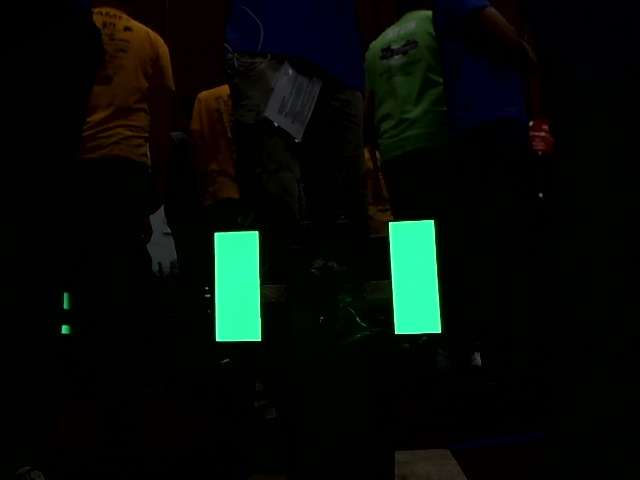
#> input picture 10th miscellaneous/TEST0.jpg, 640 x 480 px
$ python -i grip.py   (imports and definitions only)   (older library calls are emulated)
#> lines starting #> are read from the running program, lines starting #| are printed output that depends on the picture; after the words box and inside, x2 and y2 are one past the last pixel; in counts of white or black regions, pixels touching at a corner belong together
import cv2
import numpy
import math
from enum import Enum

class GripVisionPipeline:
    """
    An OpenCV pipeline generated by GRIP.
    """

    def __init__(self):
        """initializes all values to presets or None if need to be set
        """

        self.__hsv_threshold_hue = [69.51350144774912, 110.01656672001741]
        self.__hsv_threshold_saturation = [31.214689265536723, 196.22340425531914]
        self.__hsv_threshold_value = [228.10734463276836, 255.0]

        self.hsv_threshold_output = None

        self.__cv_dilate_src = self.hsv_threshold_output
        self.__cv_dilate_kernel = None
        self.__cv_dilate_anchor = (-1, -1)
        self.__cv_dilate_iterations = 1.0
        self.__cv_dilate_bordertype = cv2.BORDER_CONSTANT
        self.__cv_dilate_bordervalue = (-1)

        self.cv_dilate_output = None

        self.__find_contours_input = self.cv_dilate_output
        self.__find_contours_external_only = False

        self.find_contours_output = None

        self.__filter_contours_contours = self.find_contours_output
        self.__filter_contours_min_area = 1000.0
        self.__filter_contours_min_perimeter = 0.0
        self.__filter_contours_min_width = 20.0
        self.__filter_contours_max_width = 1000.0
        self.__filter_contours_min_height = 60.0
        self.__filter_contours_max_height = 1000.0
        self.__filter_contours_solidity = [0, 100]
        self.__filter_contours_max_vertices = 1000000.0
        self.__filter_contours_min_vertices = 0.0
        self.__filter_contours_min_ratio = 0.0
        self.__filter_contours_max_ratio = 1000.0

        self.filter_contours_output = None


    def process(self, source0):
        """
        Runs the pipeline and sets all outputs to new values.
        """
        # Step HSV_Threshold0:
        self.__hsv_threshold_input = source0
        (self.hsv_threshold_output) = self.__hsv_threshold(self.__hsv_threshold_input, self.__hsv_threshold_hue, self.__hsv_threshold_saturation, self.__hsv_threshold_value)

        # Step CV_dilate0:
        self.__cv_dilate_src = self.hsv_threshold_output
        (self.cv_dilate_output) = self.__cv_dilate(self.__cv_dilate_src, self.__cv_dilate_kernel, self.__cv_dilate_anchor, self.__cv_dilate_iterations, self.__cv_dilate_bordertype, self.__cv_dilate_bordervalue)

        # Step Find_Contours0:
        self.__find_contours_input = self.cv_dilate_output
        (self.find_contours_output) = self.__find_contours(self.__find_contours_input, self.__find_contours_external_only)

        # Step Filter_Contours0:
        self.__filter_contours_contours = self.find_contours_output
        (self.filter_contours_output) = self.__filter_contours(self.__filter_contours_contours, self.__filter_contours_min_area, self.__filter_contours_min_perimeter, self.__filter_contours_min_width, self.__filter_contours_max_width, self.__filter_contours_min_height, self.__filter_contours_max_height, self.__filter_contours_solidity, self.__filter_contours_max_vertices, self.__filter_contours_min_vertices, self.__filter_contours_min_ratio, self.__filter_contours_max_ratio)


    @staticmethod
    def __hsv_threshold(input, hue, sat, val):
        """Segment an image based on hue, saturation, and value ranges.
        Args:
            input: A BGR numpy.ndarray.
            hue: A list of two numbers the are the min and max hue.
            sat: A list of two numbers the are the min and max saturation.
            lum: A list of two numbers the are the min and max value.
        Returns:
            A black and white numpy.ndarray.
        """
        out = cv2.cvtColor(input, cv2.COLOR_BGR2HSV)
        return cv2.inRange(out, (hue[0], sat[0], val[0]),  (hue[1], sat[1], val[1]))

    @staticmethod
    def __cv_dilate(src, kernel, anchor, iterations, border_type, border_value):
        """Expands area of higher value in an image.
        Args:
           src: A numpy.ndarray.
           kernel: The kernel for dilation. A numpy.ndarray.
           iterations: the number of times to dilate.
           border_type: Opencv enum that represents a border type.
           border_value: value to be used for a constant border.
        Returns:
            A numpy.ndarray after dilation.
        """
        return cv2.dilate(src, kernel, anchor, iterations = (int) (iterations +0.5),
                            borderType = border_type, borderValue = border_value)

    @staticmethod
    def __find_contours(input, external_only):
        """Sets the values of pixels in a binary image to their distance to the nearest black pixel.
        Args:
            input: A numpy.ndarray.
            external_only: A boolean. If true only external contours are found.
        Return:
            A list of numpy.ndarray where each one represents a contour.
        """
        if(external_only):
            mode = cv2.RETR_EXTERNAL
        else:
            mode = cv2.RETR_LIST
        method = cv2.CHAIN_APPROX_SIMPLE
        im2, contours, hierarchy =cv2.findContours(input, mode=mode, method=method)
        return contours

    @staticmethod
    def __filter_contours(input_contours, min_area, min_perimeter, min_width, max_width,
                        min_height, max_height, solidity, max_vertex_count, min_vertex_count,
                        min_ratio, max_ratio):
        """Filters out contours that do not meet certain criteria.
        Args:
            input_contours: Contours as a list of numpy.ndarray.
            min_area: The minimum area of a contour that will be kept.
            min_perimeter: The minimum perimeter of a contour that will be kept.
            min_width: Minimum width of a contour.
            max_width: MaxWidth maximum width.
            min_height: Minimum height.
            max_height: Maximimum height.
            solidity: The minimum and maximum solidity of a contour.
            min_vertex_count: Minimum vertex Count of the contours.
            max_vertex_count: Maximum vertex Count.
            min_ratio: Minimum ratio of width to height.
            max_ratio: Maximum ratio of width to height.
        Returns:
            Contours as a list of numpy.ndarray.
        """
        output = []
        for contour in input_contours:
            x,y,w,h = cv2.boundingRect(contour)
            if (w < min_width or w > max_width):
                continue
            if (h < min_height or h > max_height):
                continue
            area = cv2.contourArea(contour)
            if (area < min_area):
                continue
            if (cv2.arcLength(contour, True) < min_perimeter):
                continue
            hull = cv2.convexHull(contour)
            solid = 100 * area / cv2.contourArea(hull)
            if (solid < solidity[0] or solid > solidity[1]):
                continue
            if (len(contour) < min_vertex_count or len(contour) > max_vertex_count):
                continue
            ratio = (float)(w) / h
            if (ratio < min_ratio or ratio > max_ratio):
                continue
            output.append(contour)
        return output

>>> import cv2
>>> picture = cv2.imread('TEST0.jpg')
#> picture is the input picture: shape (480, 640, 3); mean B, G, R 8.7, 12.3, 6.2
>>> result = GripVisionPipeline().process(picture)
#> in __hsv_threshold, `out = cv2.cvtColor(input, cv2.COLOR_BGR2HSV)`: out: shape (480, 640, 3); mean H, S, V 41.3, 169.7, 15.2
#> in __hsv_threshold, `return cv2.inRange(out, (hue[0], sat[0], val[0]),  (hue[1], sat[1], va..`:
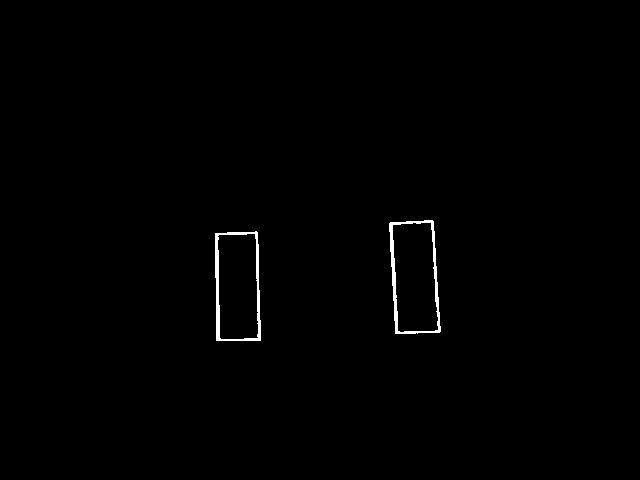
#> returned value: shape (480, 640); 0.59% white; 2 white regions, box (x1, y1, x2, y2) and area: (389, 220, 441, 334) 918, (215, 231, 261, 341) 895
